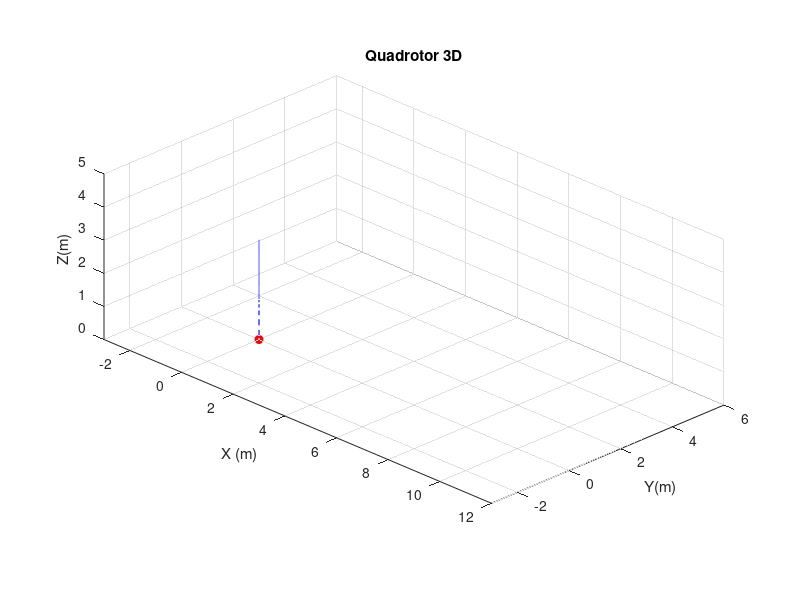

Write MATLAB code to recreate this figure. (Note: this script raises an error after producing the figure.)
% Dynamics - ma'am paper
% Trajectory - vertical ramp
% Control - PID

clc;
clear;
close all;

% parameters
params.m = 0.5;
params.g = 9.81;
params.Ixx = 0.0023;
params.Iyy = 0.0023;
params.Izz = 0.004;

% reference trajectory 
params.x_des = @(t) 0;
params.y_des = @(t) 0;
params.z_des = @(t) 1 + 0.2*t;

params.x_dot_des = @(t) 0;
params.y_dot_des = @(t) 0;
params.z_dot_des = @(t) 0.2;

params.x_ddot_des = @(t) 0;
params.y_ddot_des = @(t) 0;
params.z_ddot_des = @(t) 0;

params.psi_des = @(t) 0;
params.psi_ref = @(t) 0;

% initial condition
% x = [ x y z phi theta psi x_dot y_dot z_dot phi_dot theta_dot psi_dot]
x0 = zeros(18,1);

% simulation parameters
T = 10;
tspan = linspace(0, T, 1000);

function dx = quadrotor3D_dynamics(t, x, p)
    
    % states
    x_pos = x(1);
    y_pos = x(2);
    z_pos = x(3);

    phi = x(4);
    theta = x(5);
    psi = x(6);

    x_pos_dot = x(7);
    y_pos_dot = x(8);
    z_pos_dot = x(9);

    phi_dot = x(10);
    theta_dot = x(11);
    psi_dot = x(12);

    e_int_x = x(13);
    e_int_y = x(14);
    e_int_z = x(15);

    e_int_phi   = x(16);
    e_int_theta = x(17);
    e_int_psi   = x(18);


    % reference trajectory
    x_des = p.x_des(t);
    y_des = p.y_des(t);
    z_des = p.z_des(t);

    x_dot_des = p.x_dot_des(t);
    y_dot_des = p.y_dot_des(t);
    z_dot_des = p.z_dot_des(t);

    % errors 
    e_x = x_des - x_pos;
    e_x_dot = x_dot_des - x_pos_dot;
    e_y = y_des - y_pos;
    e_y_dot = y_dot_des - y_pos_dot;
    e_z = z_des - z_pos;
    e_z_dot = z_dot_des - z_pos_dot;

    e_int_x_dot = e_x;
    e_int_y_dot = e_y;
    e_int_z_dot = e_z;
    


    % gains
    Kp_x = 10;
    Ki_x = 2;
    Kd_x = 14;
    Kp_y = 10;
    Ki_y = 2;
    Kd_y = 14;
    Kp_z = 20;
    Ki_z = 5;
    Kd_z = 8;

    Kp_phi = 50;
    Ki_phi = 10;
    Kd_phi = 15;
    Kp_theta = 50;
    Ki_theta = 10;
    Kd_theta = 15;
    Kp_psi = 50;
    Ki_psi = 8;
    Kd_psi = 15;    

    % desired (commanded) acceleration/ outer loop PD (pos)
    x_ddot_cmd = Kp_x * e_x + Kd_x * e_x_dot + Ki_x * e_int_x;
    y_ddot_cmd = Kp_y * e_y + Kd_y * e_y_dot + Ki_y * e_int_y;
    z_ddot_cmd = Kp_z * e_z + Kd_z * e_z_dot + Ki_z * e_int_z;

    % desired roll & pitch from outer loop (small angle)
    phi_des = -(1/p.g) * (y_ddot_cmd);
    theta_des = (1/p.g) * (x_ddot_cmd);

        % bounds
    phi_des = min(max(phi_des, deg2rad(-90)), deg2rad(90));
    theta_des = min(max(theta_des, deg2rad(-90)), deg2rad(90));

    % yaw 
    psi_des_raw = p.psi_des(t);
    psi_des = min(max(psi_des_raw, deg2rad(-180)), deg2rad(180));
    
    e_int_phi_dot   = (phi_des - phi);
    e_int_theta_dot = (theta_des - theta);
    e_int_psi_dot   = (psi_des - psi);

    % thrust (T = u1)
    u1 = p.m * (p.g + z_ddot_cmd);

    % inner loop PD (attitude) / torques (tau_phi = u2, tau_theta = u3,
    % tau_psi = u4)
    u2 = Kp_phi * (phi_des - phi) + Kd_phi * (0 - phi_dot) + Ki_phi * e_int_phi;
    u3 = Kp_theta * (theta_des - theta) + Kd_theta * (0 - theta_dot) + Ki_theta * e_int_theta;
    u4 = Kp_psi * (psi_des - psi) + Kd_psi * (0 - psi_dot) + Ki_psi * e_int_psi;

    % control input bounds/ saturation
    u1 = max(0, min(u1, 2 * p.m * p.g));
    u2 = max(-0.5, min(u2, 0.5));
    u3 = max(-0.5, min(u3, 0.5));
    u4 = max(-0.3, min(u4, 0.3));

    % u1 = min(max(u1, 0), 2 * p.m * p.g);
    % u2 = min(max(u2, -0.5), 0.5);
    % u3 = min(max(u3, -0.5), 0.5);
    % u4 = min(max(u4, -0.3), 0.3);


    % dynamics (accelerations)
    x_ddot = (u1/p.m) * (cos(phi) * sin(theta) * cos(psi) + sin(phi) * sin(psi));
    y_ddot = (u1/p.m) * (cos(phi) * sin(theta) * sin(psi) - sin(phi) * cos(psi));
    z_ddot = (u1/p.m) * (cos(phi) * cos(theta)) - p.g;

    phi_ddot = ((p.Iyy - p.Izz)/p.Ixx) * theta_dot * psi_dot + u2 / p.Ixx;
    theta_ddot = ((p.Izz - p.Ixx)/p.Iyy) * phi_dot * psi_dot + u3 / p.Iyy;
    psi_ddot = ((p.Ixx - p.Iyy)/p.Izz) * phi_dot * theta_dot + u4 / p.Izz;
    
        % bounds
    % phi = min(max(phi, deg2rad(-45)), deg2rad(45));
    % theta = min(max(theta, deg2rad(-45)), deg2rad(45));
    % psi = min(max(psi, deg2rad(-180)), deg2rad(180));

    dx = [x_pos_dot; y_pos_dot; z_pos_dot; phi_dot; theta_dot; psi_dot;
        x_ddot; y_ddot; z_ddot; phi_ddot; theta_ddot; psi_ddot; 
        e_int_x_dot; e_int_y_dot; e_int_z_dot;
        e_int_phi_dot; e_int_theta_dot; e_int_psi_dot];
end

% simulate
[t, x] = ode45(@(t, x) quadrotor3D_dynamics(t, x, params), tspan, x0);

function quadrotor3D_animate(t, x)
    figure('Color', 'W');
    axis equal;
    axis([-3, 12 -3 6 0 5]);
    view(45, 25);
    grid on;
    xlabel('X (m)');
    ylabel('Y(m)');
    zlabel('Z(m)');
    title('Quadrotor 3D');
    hold on;

    plot3(x(:,1), x(:,2), x(:, 3), 'b--', 'LineWidth', 1);

    h_arm1 = plot3([0 0], [0 0], [0 0], 'k-', 'LineWidth', 2);
    h_arm2 = plot3([0 0], [0 0], [0 0], 'k-', 'LineWidth', 2);
    h_center = plot3(0, 0, 0, 'ro', 'MarkerSize', 6, "MarkerFaceColor", 'r');
    h_time = text(1, 1.5, 3.5, '', 'FontSize', 10);

    L = 0.3;

    for i = 1:5:length(t)
        pos = x(i,1:3);
        phi = x(i, 4);
        theta = x(i, 5);
        psi = x(i, 6);

        R = eul2rotm([psi, theta, phi], 'ZYX');

        arm_x = R*[L; 0; 0];
        arm_y = R*[0; L; 0];

        p1a = pos' + arm_x; 
        p1b = pos' - arm_x;
        p2a = pos' + arm_y;
        p2b = pos' - arm_y;

        set(h_arm1, 'XData', [p1a(1), p1b(1)], 'YData', [p1a(2), p1b(2)], 'ZData', [p1a(3), p1b(3)]);
        set(h_arm2, 'XData', [p2a(1), p2b(1)], 'YData', [p2a(2), p2b(2)], 'ZData', [p2a(3), p2b(3)]);
        set(h_center, 'XData', pos(1), 'YData', pos(2), 'ZData', pos(3));
        set(h_time, 'String', sprintf('t = %.2f s', t(i)));

        drawnow;
    end
end

% animate 
quadrotor3D_animate(t, x);

% plots
% references for plots
x_ref   = arrayfun(params.x_des, t);
y_ref   = arrayfun(params.y_des, t);
z_ref   = arrayfun(params.z_des, t);
psi_ref = arrayfun(params.psi_des, t);
phi_ref   = zeros(length(t),1);
theta_ref = zeros(length(t),1);
% psi_ref   = zeros(length(t),1);


% position tracking errors
ex = zeros(length(t),1);
ey = zeros(length(t),1);
ez = zeros(length(t),1);

ex_dot = zeros(length(t),1);
ey_dot = zeros(length(t),1);
ez_dot = zeros(length(t),1);

for i = 1:length(t)
    ex(i) = params.x_des(t(i)) - x(i,1);
    ey(i) = params.y_des(t(i)) - x(i,2);
    ez(i) = params.z_des(t(i)) - x(i,3);

    ex_dot(i) = params.x_dot_des(t(i)) - x(i,7);
    ey_dot(i) = params.y_dot_des(t(i)) - x(i,8);
    ez_dot(i) = params.z_dot_des(t(i)) - x(i,9);

    ephi   = phi_ref   - x(:,4);   % roll error
    etheta = theta_ref - x(:,5);   % pitch error
    epsi   = psi_ref   - x(:,6);   % yaw error
end

% position
figure('Color', 'w');
subplot(3,1,1);
plot(t, x(:,1), 'b', t, x_ref, 'r--', 'LineWidth', 1.5);
ylabel('x (m)');
title('Position X');
grid on;
legend('x','x_{ref}')

subplot(3,1,2);
plot(t, x(:,2), 'b', t, y_ref, 'r--', 'LineWidth', 1.5);
ylabel('y (m)');
title('Position Y');
grid on;
legend('y','y_{ref}')

subplot(3,1,3);
plot(t, x(:,3), 'b', t, z_ref, 'r--','LineWidth', 1.5);
ylabel('z (m)');
title('Position Z');
grid on;
legend('z','z_{ref}')

% position errors
figure('Color','w');
subplot(3,1,1);
plot(t, ex, 'LineWidth', 1.5);
ylabel('e_x (m)');
title('Position Tracking Error');
grid on;

subplot(3,1,2);
plot(t, ey, 'LineWidth', 1.5);
ylabel('e_y (m)');
grid on;

subplot(3,1,3);
plot(t, ez, 'LineWidth', 1.5);
ylabel('e_z (m)');
xlabel('Time (s)');
grid on;

% attitude
figure ('Color', 'W');
subplot(3,1,1);
plot(t, x(:,4)*180/pi, 'LineWidth', 1.5);
ylabel('\phi (deg)');
title('Roll');
grid on;

subplot(3,1,2);
plot(t, x(:,5)*180/pi, 'LineWidth', 1.5);
ylabel('\theta (deg)');
title('Pitch');
grid on;

subplot(3,1,3);
plot(t, x(:,6)*180/pi, 'LineWidth', 1.5);
ylabel('\psi (deg)');
title('Yaw');
grid on;

% % velocity
% figure('Color', 'W');
% 
% subplot(3,1,1);
% plot(t, x(:,7), 'LineWidth', 1.5);
% ylabel('ẋ (m/s)'); 
% xlabel('Time (s)');
% title('Velocity X');
% grid on;
% 
% subplot(3,1,2);
% plot(t, x(:,8), 'LineWidth', 1.5);
% ylabel('ẏ (m/s)');
% xlabel('Time (s)');
% title('Velocity Y');
% grid on;
% 
% subplot(3,1,3);
% plot(t, x(:,9), 'LineWidth', 1.5);
% ylabel('ż (m/s)');
% xlabel('Time (s)');
% title('Velocity Z');
% grid on;
% 
% % velocity errors
% figure('Color','w');
% 
% subplot(3,1,1);
% plot(t, ex_dot, 'LineWidth', 1.5);
% ylabel('e_dot_x (m/s)');
% title('Velocity Tracking Error');
% grid on;
% 
% subplot(3,1,2);
% plot(t, ey_dot, 'LineWidth', 1.5);
% ylabel('e_dot_y (m/s)');
% grid on;
% 
% subplot(3,1,3);
% plot(t, ez_dot, 'LineWidth', 1.5);
% ylabel('e_dot_z (m/s)');
% xlabel('Time (s)');
% grid on;

% Preallocate control inputs
u1 = zeros(length(t),1);
u2 = zeros(length(t),1);
u3 = zeros(length(t),1);
u4 = zeros(length(t),1);

for i = 1:length(t)
    % Extract states
    x_pos     = x(i,1);  y_pos     = x(i,2);  z_pos     = x(i,3);
    phi       = x(i,4);  theta     = x(i,5);  psi       = x(i,6);
    x_pos_dot = x(i,7);  y_pos_dot = x(i,8);  z_pos_dot = x(i,9);
    phi_dot   = x(i,10); theta_dot = x(i,11); psi_dot   = x(i,12);

    % Desired trajectory
    x_des     = params.x_des(t(i));
    y_des     = params.y_des(t(i));
    z_des     = params.z_des(t(i));
    x_dot_des = params.x_dot_des(t(i));
    y_dot_des = params.y_dot_des(t(i));
    z_dot_des = params.z_dot_des(t(i));

    % Errors
    e_x = x_des - x_pos;   e_x_dot = x_dot_des - x_pos_dot;
    e_y = y_des - y_pos;   e_y_dot = y_dot_des - y_pos_dot;
    e_z = z_des - z_pos;   e_z_dot = z_dot_des - z_pos_dot;

    % Gains (same as inside dynamics)
    Kp_x=10; Kd_x=14; Kp_y=10; Kd_y=14; Kp_z=20; Kd_z=8;
    Kp_phi=50; Kd_phi=15; Kp_theta=50; Kd_theta=15; Kp_psi=50; Kd_psi=15;

    % Outer loop commanded accelerations
    x_ddot_cmd = Kp_x*e_x + Kd_x*e_x_dot;
    y_ddot_cmd = Kp_y*e_y + Kd_y*e_y_dot;
    z_ddot_cmd = Kp_z*e_z + Kd_z*e_z_dot;

    % Desired roll & pitch
    phi_des   = -(1/params.g) * (y_ddot_cmd);
    theta_des =  (1/params.g) * (x_ddot_cmd);
    psi_des   = params.psi_des(t(i));

    % Control inputs
    u1(i) = params.m * (params.g + z_ddot_cmd);
    u2(i) = Kp_phi*(phi_des - phi)   + Kd_phi*(0 - phi_dot);
    u3(i) = Kp_theta*(theta_des - theta) + Kd_theta*(0 - theta_dot);
    u4(i) = Kp_psi*(psi_des - psi)   + Kd_psi*(0 - psi_dot);
end
% control inputs
figure('Color','w');
subplot(4,1,1);
plot(t,u1,'LineWidth',1.5);
ylabel('u1 (Thrust)');
title('Control Inputs');
grid on;

subplot(4,1,2);
plot(t,u2,'LineWidth',1.5);
ylabel('u2 (Roll Torque)');
grid on;

subplot(4,1,3);
plot(t,u3,'LineWidth',1.5);
ylabel('u3 (Pitch Torque)');
grid on;

subplot(4,1,4);
plot(t,u4,'LineWidth',1.5);
ylabel('u4 (Yaw Torque)');
xlabel('Time (s)');
grid on;


function performance_metrics(t, ex, ey, ez, ephi, etheta, epsi)
    RMS_ex = sqrt(mean(ex.^2));
    RMS_ey = sqrt(mean(ey.^2));
    RMS_ez = sqrt(mean(ez.^2));

    RMS_phi   = sqrt(mean(ephi.^2));
    RMS_theta = sqrt(mean(etheta.^2));
    RMS_psi   = sqrt(mean(epsi.^2));

    IAE_x = trapz(t, abs(ex));
    IAE_y = trapz(t, abs(ey));
    IAE_z = trapz(t, abs(ez));

    ISE_x = trapz(t, ex.^2);
    ISE_y = trapz(t, ey.^2);
    ISE_z = trapz(t, ez.^2);

    ITAE_x = trapz(t, t .* abs(ex));
    ITAE_y = trapz(t, t .* abs(ey));
    ITAE_z = trapz(t, t .* abs(ez));

    ess_x = ex(end);
    ess_y = ey(end);
    ess_z = ez(end);

    ess_phi = ephi(end);
    ess_theta = etheta(end);
    ess_psi = epsi(end);


    fprintf('\nTracking Performance Metrics\n');

    fprintf('RMS Position Error:    [x y z] = [%.4f %.4f %.4f]\n', RMS_ex, RMS_ey, RMS_ez);
    fprintf('RMS Attitude Error: [phi theta psi] = [%.4f %.4f %.4f]\n', RMS_phi, RMS_theta, RMS_psi);
    fprintf('IAE:          [x y z] = [%.4f %.4f %.4f]\n', IAE_x, IAE_y, IAE_z);
    fprintf('ISE:          [x y z] = [%.4f %.4f %.4f]\n', ISE_x, ISE_y, ISE_z);
    fprintf('ITAE:         [x y z] = [%.4f %.4f %.4f]\n', ITAE_x, ITAE_y, ITAE_z);
    fprintf('Position Steady-State: [x y z] = [%.4f %.4f %.4f]\n', ess_x, ess_y, ess_z);
    fprintf('Attitude Steady-State: [phi theta psi] = [%.4f %.4f %.4f]\n', ess_phi, ess_theta, ess_psi);
end

performance_metrics(t, ex, ey, ez, ephi, etheta, epsi);